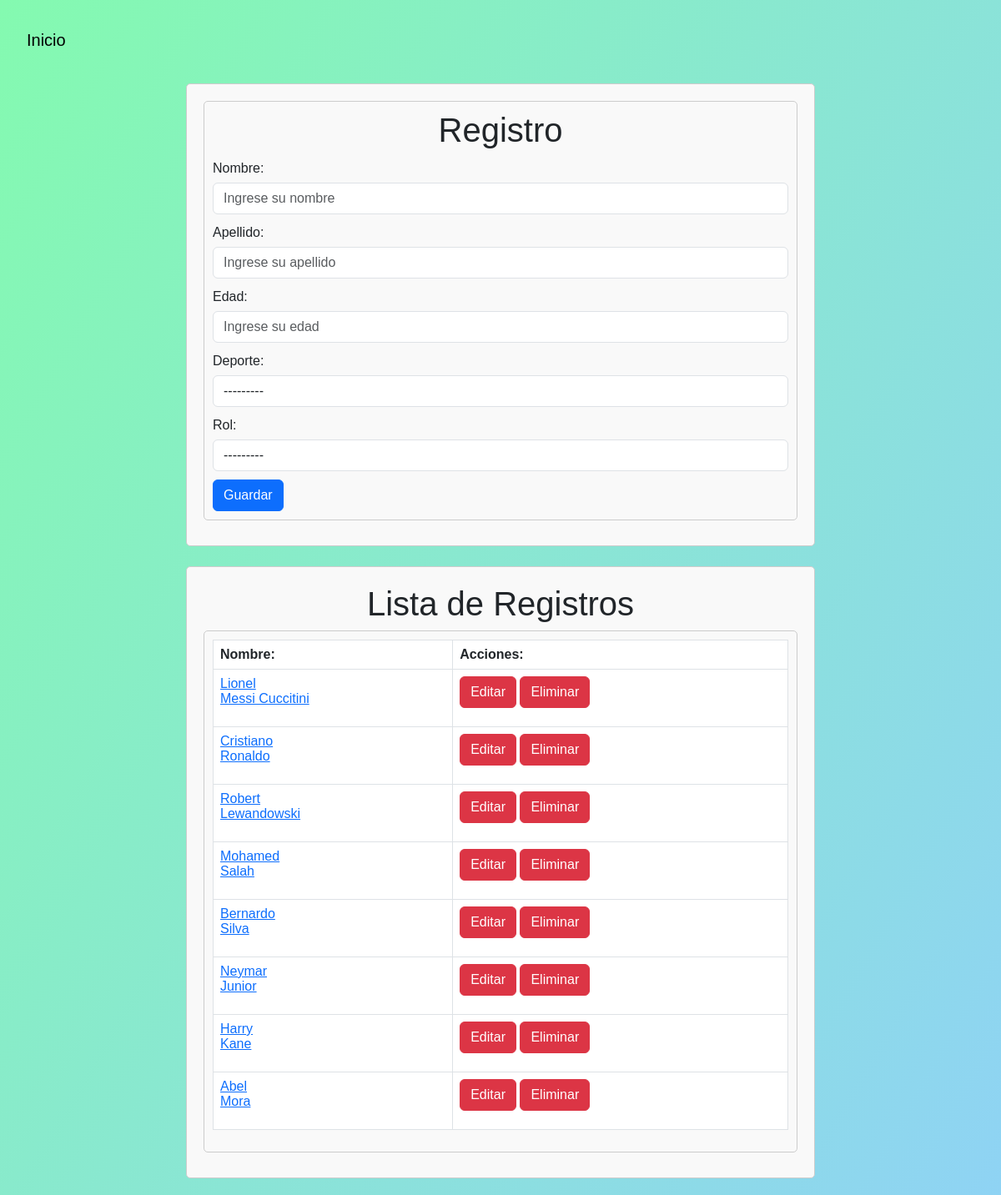
Screenshot of /nuevo_registro/ with the database file from the repository.
### dawnbem/models.py (models this page shows, shortened)
class Registro(models.Model):
    nombre = models.CharField(max_length=50)
    apellido = models.CharField(max_length=50)
    edad = models.PositiveIntegerField()
    EscogerDeporte = models.CharField(max_length=10, choices=[(tag.value, tag.value) for tag in EscogerDeporte], blank=True, null=True)
    EleccionDeRol = models.CharField(max_length=20, choices=[(tag.value, tag.value) for tag in EleccionDeRol], blank=True, null=True)

### dawnbem/views.py (the view)
# urls.py: path('nuevo_registro/', views.nuevo_Registro, name='registroNuevo'),
def nuevo_Registro(request):
    registro = Registro.objects.all()
    if request.method == 'POST':
        form = RegistroForm(request.POST)
        if form.is_valid():
            form.save()
            return redirect('registroNuevo')
    form = RegistroForm()
    registro_list = Registro.objects.all()
    context = {'form': form,
               'registro_list': registro_list,
               'registro': registro
               }
    return render(request, 'registroNuevo.html', context)

### templates/registroNuevo.html (shortened to what this page needs)
{% block contenido %}
    <link href="https://cdn.jsdelivr.net/npm/bootstrap@5.3.0/dist/css/bootstrap.min.css" rel="stylesheet">
    <header>
            <nav class="navbar navbar-expand-lg ">
                <div class="container-fluid">
                  <a class="navbar-brand" href="{% url 'home' %}">Inicio</a>
                </div>
              </nav>
    </header>
    <form id="registrationForm" action="#" method="post">
        <div id="playersContainer">
            <div class="player">
                <form method="post">
                <h1>Registro</h1>
                {{ form }}
                <button type="submit" class="btn btn-primary">Guardar</button>
                </form>
            </div>
        </div>
    </form>
    <form id="registrationForm" action="#" method="post">
    <h1>Lista de Registros</h1>
        <div id="playersContainer">
            <div class="player">
                <table class="table table-bordered">
                    <thead>
                        <tr>
                            <th>Nombre:</th>
                            <th>Acciones:</th>
                        </tr>
                    </thead>
                    <tbody>
                        {% for registro in registro_list %}
                        <tr>
                            <td>
                                <a href="{% url 'registroDetail' id=registro.id %}">
                                    {{ registro.nombre }}<p> {{ registro.apellido }}</p>
                                </a>
                            </td>
                            <td>
                                <a href="{% url 'editar_registro' id=registro.id %}" class="btn btn-danger">Editar</a>
                                <a href="{% url 'eliminar_registro' id=registro.id %}" class="btn btn-danger">Eliminar</a>
                            </td>
                        </tr>
                        {% endfor %}
                    </tbody>
                </table>
            </div>
        </div>
    </form>
{% endblock %}

### templates/registroNuevo.html (style rules this page uses)
h1 { text-align: center; }
form { max-width: 65%; margin: 0 auto; padding: 20px; border: 1px solid #ccc; border-radius: 5px; background-color: #f9f9f9; }
label { display: block; margin-top: 10px; }
input, select { width: 100%; padding: 8px; margin-top: 5px; margin-bottom: 10px; border: 1px solid #ccc; border-radius: 4px; box-sizing: border-box; font-size: 16px; }
#playersContainer { margin-bottom: 10px; }
.player { border: 1px solid #ccc; padding: 10px; border-radius: 5px; margin-bottom: 10px; }

### rows the page displays
Registro: nombre "Lionel", apellido "Messi Cuccitini"
Registro: nombre "Cristiano", apellido "Ronaldo"
Registro: nombre "Robert", apellido "Lewandowski"
Registro: nombre "Mohamed", apellido "Salah"
Registro: nombre "Bernardo", apellido "Silva"
Registro: nombre "Neymar", apellido "Junior"
Registro: nombre "Harry", apellido "Kane"
Registro: nombre "Abel", apellido "Mora"
